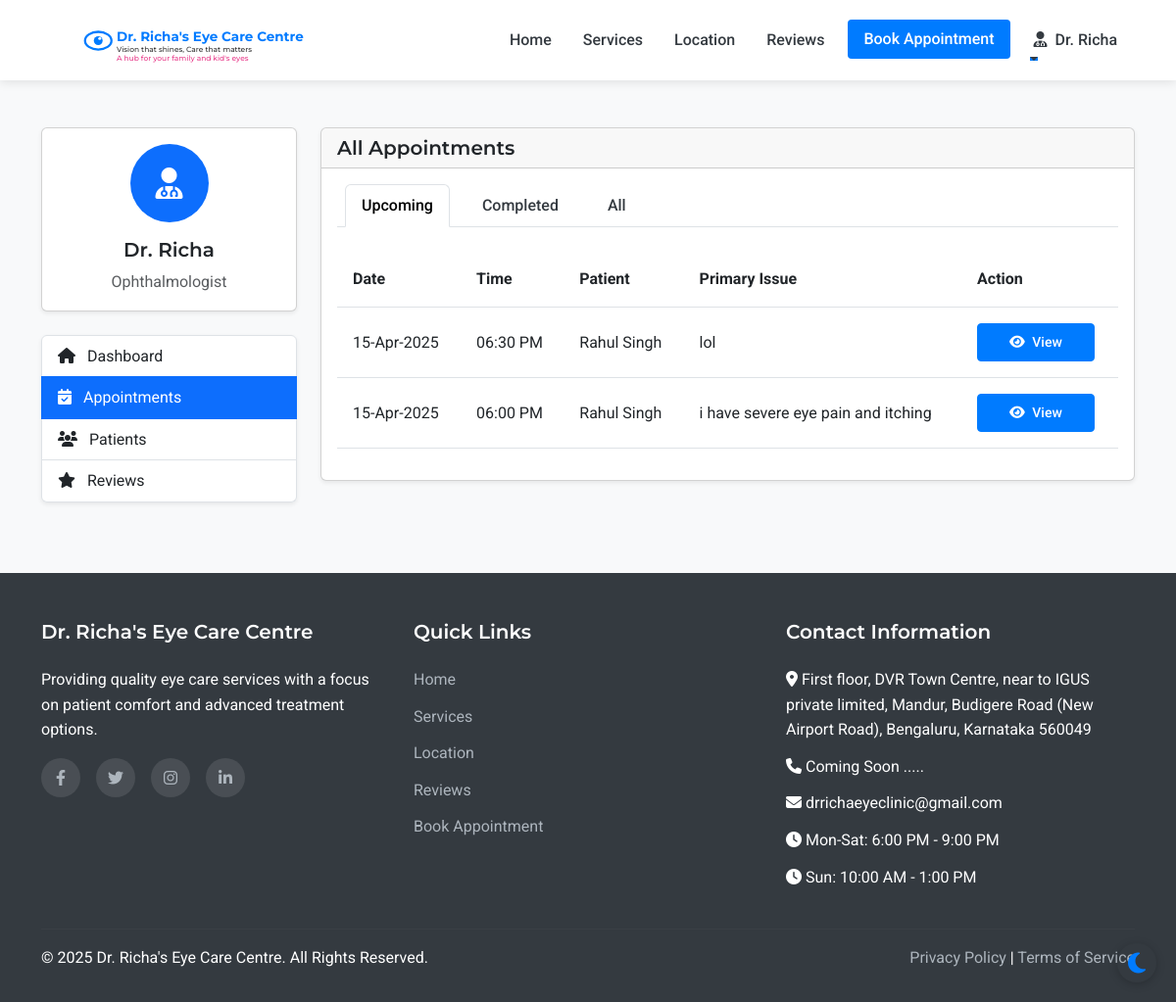
/admin/appointments (signed in), run on the app's committed database.
### models.py (models this page shows, shortened)
class Appointment(db.Model):
    id = db.Column(db.Integer, primary_key=True)
    patient_id = db.Column(db.Integer, db.ForeignKey('patient.id'), nullable=False)
    appointment_date = db.Column(db.Date, nullable=False)
    appointment_time = db.Column(db.Time, nullable=False)
    primary_issue = db.Column(db.Text, nullable=True)
    referral_info = db.Column(db.String(255), nullable=True)
    status = db.Column(db.String(20), default='scheduled')  # scheduled, completed, cancelled
    created_at = db.Column(db.DateTime, default=datetime.utcnow)
    consultation_fee = db.Column(db.Float, nullable=False, default=500.0)
    payment_status = db.Column(db.String(20), default='pending')  # pending, paid

class Patient(UserMixin, db.Model):
    id = db.Column(db.Integer, primary_key=True)
    full_name = db.Column(db.String(100), nullable=False)
    mobile_number = db.Column(db.String(15), nullable=False)
    email = db.Column(db.String(100), nullable=True)
    age = db.Column(db.Integer, nullable=False)
    password_hash = db.Column(db.String(256), nullable=True)
    is_registered = db.Column(db.Boolean, default=False)
    created_at = db.Column(db.DateTime, nullable=False, default=datetime.utcnow)
    appointments = db.relationship('Appointment', backref='patient', lazy=True)

### routes.py (the view)
@app.route('/admin/appointments')
@login_required
def admin_appointments():
    if not (isinstance(current_user, Admin) or isinstance(current_user, Doctor) or isinstance(current_user, Assistant)):
        flash('Access denied. Staff privileges required.', 'danger')
        return redirect(url_for('index'))
    appointments = Appointment.query.order_by(desc(Appointment.appointment_date), desc(Appointment.appointment_time)).all()
    return render_template('admin/appointments.html', appointments=appointments)

### app.py (called while the page is built)
@login_manager.user_loader
def load_user(user_id):
    from models import Doctor, Assistant, Admin, Patient
    try:
        if user_id.startswith('doctor_'):
            return Doctor.query.get(int(user_id.split('_')[1]))
        elif user_id.startswith('assistant_'):
            return Assistant.query.get(int(user_id.split('_')[1]))
        elif user_id.startswith('admin_'):
            return Admin.query.get(int(user_id.split('_')[1]))
        else:
            return Patient.query.get(int(user_id))
    except (ValueError, AttributeError):
        return None

### routes.py (called while the page is built)
@app.context_processor
def inject_now():
    return {'now': datetime.now()}

### templates/admin/appointments.html (shortened to what this page needs)
{% extends 'layout.html' %}
{% block content %}
<section class="py-5 bg-light">
    <div class="container">
        <div class="row">
            <div class="col-lg-3 mb-4">
                <div class="card shadow-sm mb-4">
                    <div class="card-body text-center">
                        <div class="avatar-circle bg-primary text-white mb-3">
                            <i class="fas fa-user-md fa-2x"></i>
                        </div>
                        <h5 class="card-title">Dr. Richa</h5>
                        <p class="card-text text-muted">Ophthalmologist</p>
                    </div>
                </div>
                <div class="list-group shadow-sm">
                    <a href="{{ url_for('admin_dashboard') }}" class="list-group-item list-group-item-action">
                        <i class="fas fa-home me-2"></i> Dashboard
                    </a>
                    <a href="{{ url_for('admin_appointments') }}" class="list-group-item list-group-item-action active">
                        <i class="fas fa-calendar-check me-2"></i> Appointments
                    </a>
                    <a href="{{ url_for('admin_patients') }}" class="list-group-item list-group-item-action">
                        <i class="fas fa-users me-2"></i> Patients
                    </a>
                    <a href="{{ url_for('admin_reviews') }}" class="list-group-item list-group-item-action">
                        <i class="fas fa-star me-2"></i> Reviews
                    </a>
                </div>
            </div>
            <div class="col-lg-9">
                <div class="card shadow-sm">
                    <div class="card-header">
                        <h5 class="mb-0">All Appointments</h5>
                    </div>
                    <div class="card-body">
                        <ul class="nav nav-tabs mb-4" id="appointmentTabs" role="tablist">
                            <li class="nav-item" role="presentation">
                                <button class="nav-link active" id="upcoming-tab" data-bs-toggle="tab" data-bs-target="#upcoming" type="button" role="tab" aria-controls="upcoming" aria-selected="true">Upcoming</button>
                            </li>
                            <li class="nav-item" role="presentation">
                                <button class="nav-link" id="completed-tab" data-bs-toggle="tab" data-bs-target="#completed" type="button" role="tab" aria-controls="completed" aria-selected="false">Completed</button>
                            </li>
                            <li class="nav-item" role="presentation">
                                <button class="nav-link" id="all-tab" data-bs-toggle="tab" data-bs-target="#all" type="button" role="tab" aria-controls="all" aria-selected="false">All</button>
                            </li>
                        </ul>
                        <div class="tab-content" id="appointmentTabsContent">
                            <div class="tab-pane fade show active" id="upcoming" role="tabpanel" aria-labelledby="upcoming-tab">
                                <div class="table-responsive">
                                    <table class="table table-hover">
                                        <thead>
                                            <tr>
                                                <th>Date</th>
                                                <th>Time</th>
                                                <th>Patient</th>
                                                <th>Primary Issue</th>
                                                <th>Action</th>
                                            </tr>
                                        </thead>
                                        <tbody>
                                            {% for appointment in appointments %}
                                                {% if appointment.appointment_date >= now.date() and appointment.status == 'scheduled' %}
                                                    <tr>
                                                        <td>{{ appointment.appointment_date.strftime('%d-%b-%Y') }}</td>
                                                        <td>{{ appointment.appointment_time.strftime('%I:%M %p') }}</td>
                                                        <td>{{ appointment.patient.full_name }}</td>
                                                        <td>{{ appointment.primary_issue or 'Not specified' }}</td>
                                                        <td>
                                                            <a href="{{ url_for('admin_appointment_view', appointment_id=appointment.id) }}" class="btn btn-sm btn-primary">
                                                                <i class="fas fa-eye me-1"></i> View
                                                            </a>
                                                        </td>
                                                    </tr>
                                                {% endif %}
                                            {% endfor %}
                                        </tbody>
                                    </table>
                                </div>
                            </div>
                        </div>
                    </div>
                </div>
            </div>
        </div>
    </div>
</section>
{% endblock %}

### static/css/style.css (style rules this page uses)
:root { --primary-color: #007bff; --secondary-color: #6c757d; --accent-color: #17a2b8; --light-color: #f8f9fa; --dark-color: #343a40; --success-color: #28a745; --warning-color: #ffc107; --danger-color: #dc3545; --white: #ffffff; --light-blue: #e6f2ff; --transition: all 0.3s ease; --bg-color: #ffffff; --text-color: #343a40; --card-bg: #ffffff; --border-color: #dee2e6; --footer-bg: #343a40; --footer-text: #ffffff; --hero-overlay: rgba(0, 123, 255, 0.85); }
body { font-family: 'Roboto', sans-serif; color: var(--text-color, var(--dark-color)); line-height: 1.6; background-color: var(--bg-color, var(--white)); transition: background-color 0.3s ease, color 0.3s ease; }
h1, h2, h3, h4, h5, h6 { font-family: 'Montserrat', sans-serif; font-weight: 600; }
.nav-link { color: var(--dark-color); font-weight: 500; margin: 0 0.5rem; position: relative; transition: var(--transition); }
.nav-link::after { content: ''; position: absolute; width: 0; height:1.5px; bottom: 0; left: 0; background-color: var(--primary-color); transition: var(--transition); }
.table td, .table th { padding: 1rem; vertical-align: middle; }
.btn-primary { background-color: var(--primary-color); border-color: var(--primary-color); padding: 0.5rem 2rem; font-weight: 500; border-radius: 4px; transition: var(--transition); }

### templates/admin/appointments.html (style rules this page uses)
.avatar-circle { width: 80px; height: 80px; border-radius: 50%; display: flex; align-items: center; justify-content: center; margin: 0 auto; }

### data on the page
Appointment: appointment_date "15-Apr-2025", appointment_time "06:30 PM", patient.full_name "Rahul Singh", primary_issue "lol"
Appointment: appointment_date "15-Apr-2025", appointment_time "06:00 PM", patient.full_name "Rahul Singh", primary_issue "i have severe eye pain and itching"
